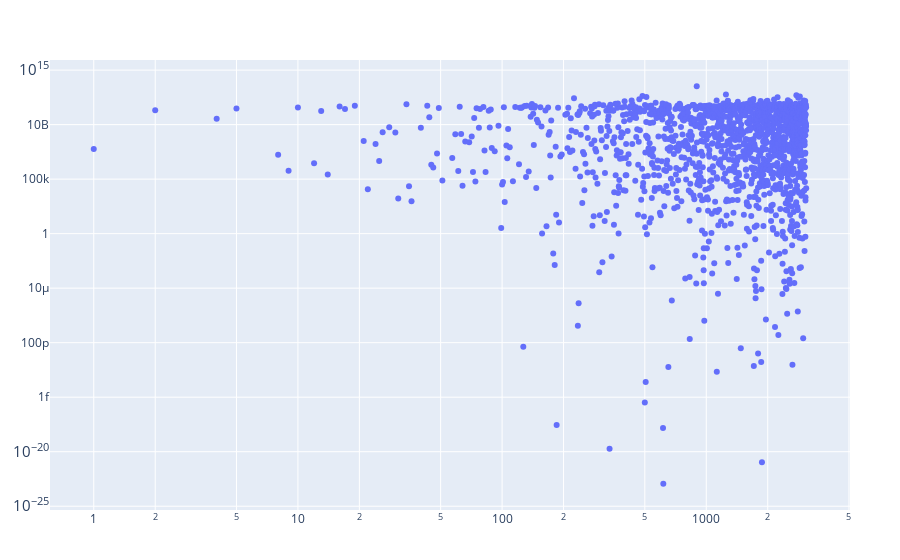

Notebook cell for this chart:
### Code cell
plot(scatter(sub_second_approx_energy_df, y=:Energy_Joules, mode="markers",
            text=:Isotopes, color=:Isotopes),
Layout(xaxis_type = "log", yaxis_type = "log", show_scale = true))

### Figure 1 — Plotly figure (JSON) as saved in the notebook; plotly's stock layout.template omitted (floating-point values rounded to 4 significant figures; data arrays with more than 128 entries replaced by an {"elided": "..."} marker saying what was removed)
{"data": [{"color": {"elided": "3089 str values"}, "mode": "markers", "text": {"elided": "3089 str values"}, "type": "scatter", "y": {"elided": "3089 float values"}}], "layout": {"margin": {"b": 50, "l": 50, "r": 50, "t": 60}, "show": {"scale": true}, "xaxis": {"type": "log"}, "yaxis": {"type": "log"}}}
